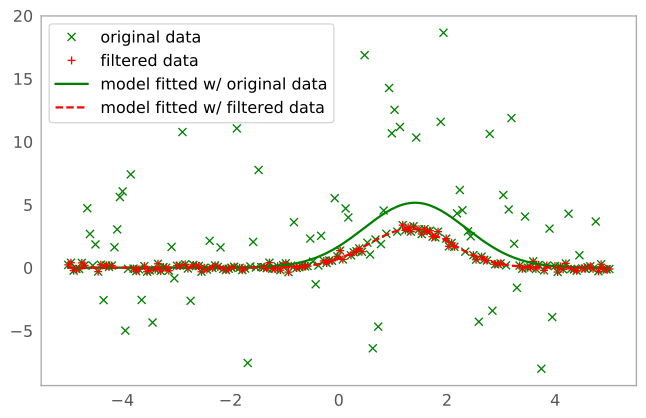

Recreate this plot in Python.
import numpy as np
from astropy.stats import sigma_clip
from astropy.modeling import models, fitting
import scipy.stats as stats
from matplotlib import pyplot as plt

# Generate fake data with outliers
np.random.seed(0)
x = np.linspace(-5., 5., 200)
y = 3 * np.exp(-0.5 * (x - 1.3)**2 / 0.8**2)
c = stats.bernoulli.rvs(0.35, size=x.shape)
y += (np.random.normal(0., 0.2, x.shape) +
      c*np.random.normal(3.0, 5.0, x.shape))
g_init = models.Gaussian1D(amplitude=1., mean=0, stddev=1.)

# initialize fitters
fit = fitting.LevMarLSQFitter()
or_fit = fitting.FittingWithOutlierRemoval(fit, sigma_clip,
                                           niter=3, sigma=3.0)

# get fitted model and filtered data
filtered_data, or_fitted_model = or_fit(g_init, x, y)
fitted_model = fit(g_init, x, y)

# plot data and fitted models
plt.figure(figsize=(8,5))
plt.plot(x, y, 'gx', label="original data")
plt.plot(x, filtered_data, 'r+', label="filtered data")
plt.plot(x, fitted_model(x), 'g-',
         label="model fitted w/ original data")
plt.plot(x, or_fitted_model(x), 'r--',
         label="model fitted w/ filtered data")
plt.legend(loc=2, numpoints=1)
